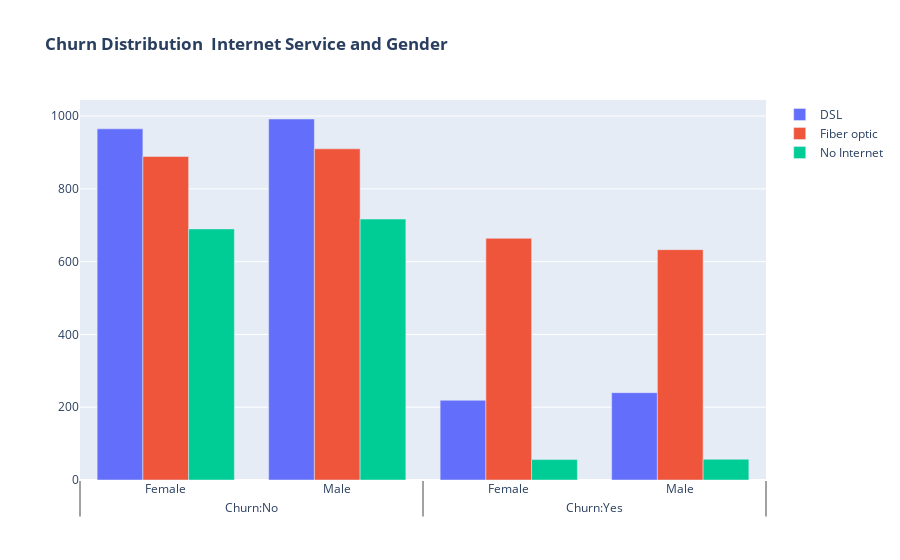

The cell this chart's notebook holds for it:
### Code cell
fig = go.Figure()

fig.add_trace(go.Bar(
  x = [['Churn:No', 'Churn:No', 'Churn:Yes', 'Churn:Yes'],
       ["Female", "Male", "Female", "Male"]],
  y = [965, 992, 219, 240],
  name = 'DSL',
))

fig.add_trace(go.Bar(
  x = [['Churn:No', 'Churn:No', 'Churn:Yes', 'Churn:Yes'],
       ["Female", "Male", "Female", "Male"]],
  y = [889, 910, 664, 633],
  name = 'Fiber optic',
))

fig.add_trace(go.Bar(
  x = [['Churn:No', 'Churn:No', 'Churn:Yes', 'Churn:Yes'],
       ["Female", "Male", "Female", "Male"]],
  y = [690, 717, 56, 57],
  name = 'No Internet',
))

fig.update_layout(title_text="<b>Churn Distribution  Internet Service and Gender</b>")

fig.show()

### Figure 1 — Plotly figure (JSON) as saved in the notebook; plotly's stock layout.template omitted (floating-point values rounded to 4 significant figures)
{"data": [{"name": "DSL", "type": "bar", "x": [["Churn:No", "Churn:No", "Churn:Yes", "Churn:Yes"], ["Female", "Male", "Female", "Male"]], "y": [965, 992, 219, 240]}, {"name": "Fiber optic", "type": "bar", "x": [["Churn:No", "Churn:No", "Churn:Yes", "Churn:Yes"], ["Female", "Male", "Female", "Male"]], "y": [889, 910, 664, 633]}, {"name": "No Internet", "type": "bar", "x": [["Churn:No", "Churn:No", "Churn:Yes", "Churn:Yes"], ["Female", "Male", "Female", "Male"]], "y": [690, 717, 56, 57]}], "layout": {"title": {"text": "<b>Churn Distribution  Internet Service and Gender</b>"}}}
